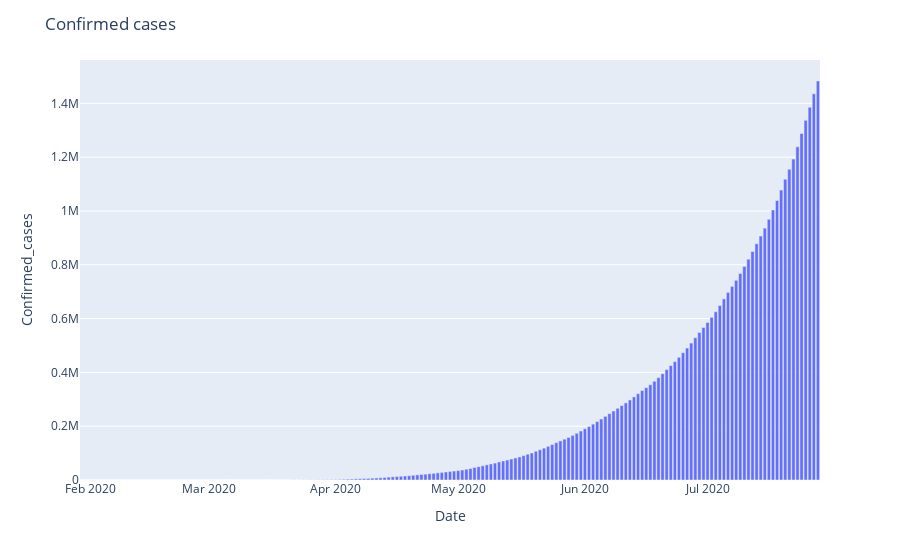

The notebook cell saved with this chart:
### Code cell
fig = px.bar(x = data1['Date'], y = data1['Confirmed'])
fig.update_layout(title = "Confirmed cases", xaxis_title = 'Date', yaxis_title = 'Confirmed_cases')
fig.show()

### Figure 1 — Plotly figure (JSON) as saved in the notebook; plotly's stock layout.template omitted (floating-point values rounded to 4 significant figures; data arrays with more than 128 entries replaced by an {"elided": "..."} marker saying what was removed)
{"data": [{"alignmentgroup": "True", "hovertemplate": "x=%{x}<br>y=%{y}<extra></extra>", "legendgroup": "", "marker": {"color": "#636efa"}, "name": "", "offsetgroup": "", "orientation": "v", "showlegend": false, "textposition": "auto", "type": "bar", "x": {"elided": "181 str values"}, "xaxis": "x", "y": {"elided": "181 int values"}, "yaxis": "y"}], "layout": {"barmode": "relative", "legend": {"tracegroupgap": 0}, "margin": {"t": 60}, "title": {"text": "Confirmed cases"}, "xaxis": {"anchor": "y", "domain": [0, 1], "title": {"text": "Date"}}, "yaxis": {"anchor": "x", "domain": [0, 1], "title": {"text": "Confirmed_cases"}}}}
